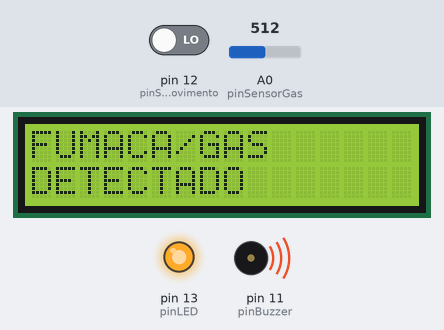
The sketch below on a simulated Arduino Uno, built with avr-gcc and run on an emulated ATmega328P. Parts: 16×2 character LCD, output pins drawn as LEDs (lit = HIGH), buzzer (waves = sounding). The test bench sets the inputs (shaded band); at power-on: A0 (pinSensorGas) = 512, pin 12 (pinSensorMovimento) LOW. What the sketch prints to the serial monitor is not drawn.

Above: at 3.2 s.
3.3 s: A0 (pinSensorGas) set to 408
4.8 s: A0 (pinSensorGas) set to 384
At 6.2 s:
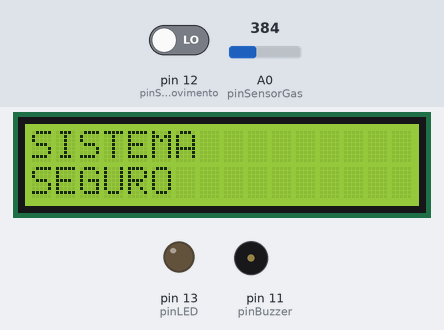
6.7 s: pin 12 (pinSensorMovimento) driven HIGH
At 7.9 s:
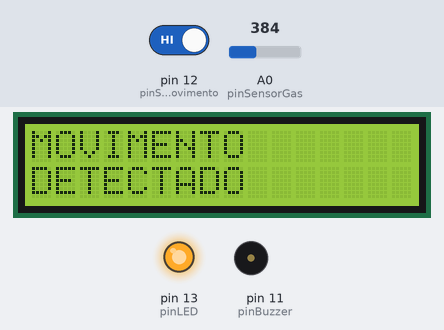
8.2 s: A0 (pinSensorGas) set to 410
At 9.5 s:
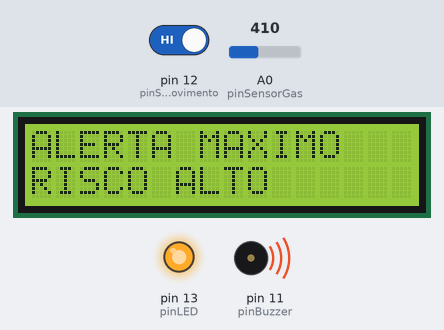
9.8 s: A0 (pinSensorGas) set to 390
At 11.1 s:
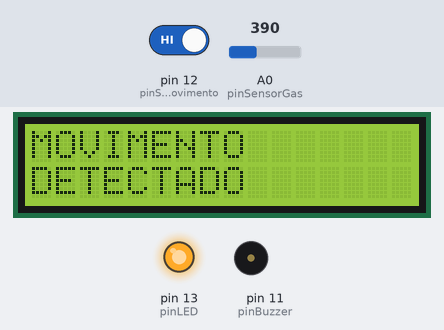
11.4 s: A0 (pinSensorGas) set to 511
At 12.4 s:
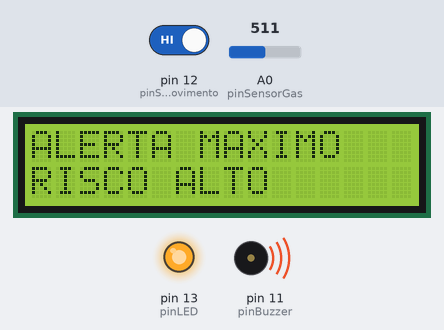
Timing chart, 0 to 14.0 s (numbered marks = the images above; inputs shaded):
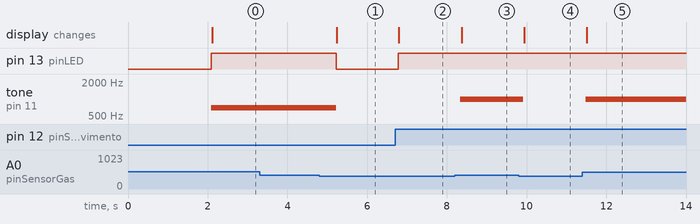

Measured:
- the behaviour switches between 401 and 400 on A0 (pinSensorGas) (found by bisection; images 0 and 1)
- after the input at 3.3 s, every drawn part: stays the same
- after the input at 4.8 s, pin 13 (pinLED): HIGH → LOW after 0.42 s; tone on pin 11 (pinBuzzer): 700 Hz → silent after 0.42 s; the display: changes after 0.44 s (image 1)
- after the input at 6.7 s, pin 13 (pinLED): LOW → HIGH after 0.08 s; the display: changes after 0.10 s (image 2)
- after the input at 8.2 s, tone on pin 11 (pinBuzzer): silent → 1000 Hz after 0.14 s; the display: changes after 0.17 s (image 3)
- after the input at 9.8 s, tone on pin 11 (pinBuzzer): 1000 Hz → silent after 0.12 s; the display: changes after 0.14 s (image 4)
- after the input at 11.4 s, tone on pin 11 (pinBuzzer): silent → 1000 Hz after 0.09 s; the display: changes after 0.11 s (image 5)

The sketch:

sistema-seguranca-residencial.ino
```cpp
#include <Wire.h>
#include <LiquidCrystal_I2C.h>

LiquidCrystal_I2C lcd(0x27, 16, 2);

int pinLED = 13;
int pinSensorMovimento = 12;
int pinBuzzer = 11;
int pinSensorGas = A0;

void setup() {

  pinMode(pinLED, OUTPUT);
  pinMode(pinSensorMovimento, INPUT);
  pinMode(pinBuzzer, OUTPUT);

  Serial.begin(9600);

  lcd.init();
  lcd.backlight();

  lcd.setCursor(0, 0);
  lcd.print("Sistema");
  lcd.setCursor(0, 1);
  lcd.print("Iniciando...");

  delay(2000);
  lcd.clear();
}

void loop() {

  int movimento = digitalRead(pinSensorMovimento);
  int nivelGas = analogRead(pinSensorGas);

  Serial.print("Movimento: ");
  Serial.print(movimento);

  Serial.print(" | Gas: ");
  Serial.println(nivelGas);

  if (movimento == HIGH && nivelGas > 400) {

    digitalWrite(pinLED, HIGH);
    tone(pinBuzzer, 1000);

    lcd.clear();
    lcd.setCursor(0, 0);
    lcd.print("ALERTA MAXIMO");
    lcd.setCursor(0, 1);
    lcd.print("RISCO ALTO");

    Serial.println("RISCO ALTO");

    delay(500);
  }

  else if (nivelGas > 400) {

    digitalWrite(pinLED, HIGH);
    tone(pinBuzzer, 700);

    lcd.clear();
    lcd.setCursor(0, 0);
    lcd.print("FUMACA/GAS");
    lcd.setCursor(0, 1);
    lcd.print("DETECTADO");

    Serial.println("FUMACA DETECTADA");

    delay(500);
  }

  else if (movimento == HIGH) {

    digitalWrite(pinLED, HIGH);
    noTone(pinBuzzer);

    lcd.clear();
    lcd.setCursor(0, 0);
    lcd.print("MOVIMENTO");
    lcd.setCursor(0, 1);
    lcd.print("DETECTADO");

    Serial.println("MOVIMENTO DETECTADO");

    delay(500);
  }

  else {

    digitalWrite(pinLED, LOW);
    noTone(pinBuzzer);

    lcd.clear();
    lcd.setCursor(0, 0);
    lcd.print("SISTEMA");
    lcd.setCursor(0, 1);
    lcd.print("SEGURO");

    Serial.println("SISTEMA SEGURO");

    delay(500);
  }
}
```
